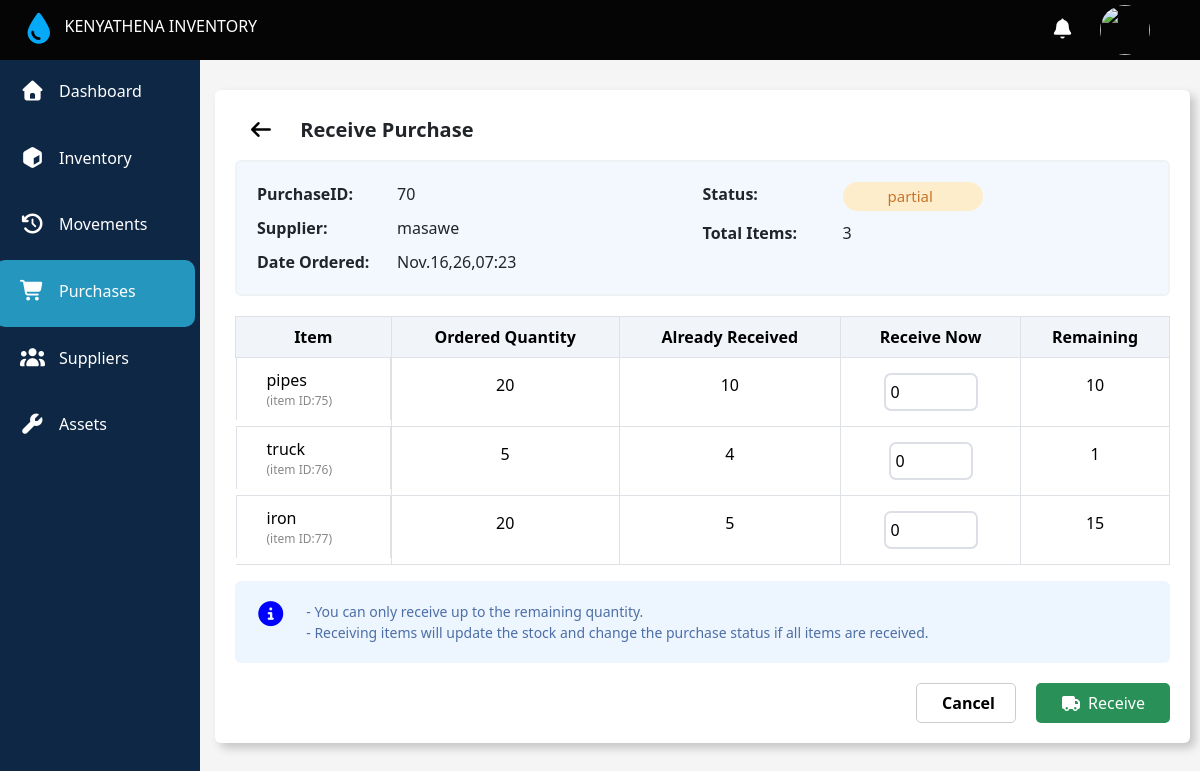
Page /receive/70 on the committed database.
### main/models.py (models this page shows, shortened)
class Purchase(models.Model):
  supplier = models.ForeignKey(Suppliers,on_delete=models.PROTECT,related_name='purchases')
  date_ordered = models.DateTimeField(auto_now_add=True)
  choices=[
    ("pending","Pending"),
    ("partial","Partially Received"),
    ("received","Received")
  ]
  status = models.CharField(max_length=20,choices=choices,default="pending")

class Suppliers(models.Model):
  supplier=models.CharField(max_length=200)
  contact = models.CharField(max_length=200,null=True)
  phone = models.CharField(max_length=15,null=True)
  status =models.BooleanField(default=True ,null=True)
  def __str__(self):
    return self.supplier

class PurchaseItem(models.Model):
   purchase = models.ForeignKey(Purchase,on_delete=models.CASCADE ,related_name='items')
   item = models.CharField(max_length=200)
   quantity_ordered = models.PositiveIntegerField(default=1)
   quantity_received = models.PositiveIntegerField(default=0)
   remaining = models.PositiveIntegerField()

### main/views.py (the view, shortened to what this page needs)
# urls.py: path('receive/<str:purchase_id>',views.receive,name = 'receive'),
def receive(request,purchase_id):
  purchase = Purchase.objects.get(id=purchase_id)
  purchaseItem = purchase.items.all()
  context = {
    'purchase':purchase,
    'purchaseItem':purchaseItem,
  }
  return render(request,'main/purchase_receive.html',context)

### main/templates/main/purchase_receive.html (shortened to what this page needs)
{% extends 'main/base.html' %}
{% block content %}
</head>
<body style="background-color: #f5f5f5;">
 <main>
    <div class="receivePage_title">
        <a href="{% url 'purchase' %}"><i class="fa-solid fa-arrow-left"></i></a> Receive Purchase
    </div>
    <div class="receivePage_status">
      <div class="firstpart">
       <div class="purchase_id">
        <span>PurchaseID:</span> <span>{{purchase.id}}</span>
       </div>
        <div class="supplier">
        <span>Supplier:</span> <span>{{purchase.supplier}}</span>
       </div>
        <div class="date_ordered">
        <span>Date Ordered:</span> <span>{{purchase.date_ordered |date:"M.d,y,H:i"}}</span>
       </div>
      </div>
      <div class="secondpart">
        <div class="status">
        {% if purchase.status == 'pending' %}
          <span>Status:</span> <span class="status_pending">{{purchase.status}}</span>
        {% elif purchase.status == 'partial' %}
           <span>Status:</span> <span class="status_partial">{{purchase.status}}</span>
        {% else %}
            <span>Status:</span> <span class="status_received">{{purchase.status}}</span>
        {% endif %}
       </div>
        <div class="total_items">
        <span>Total Items:</span> <span>{{purchaseItem.count}}</span>
       </div>
      </div>
    </div>
    <form action="{% url 'receive' purchase.id %}" method="POST">
       <div class="purchase-table">
        <table class="table table-bordered">
        <thead>
            <tr class="table_header">
            <th scope="col">Item</th>
            <th scope="col">Ordered Quantity</th>
            <th scope="col">Already Received</th>
            <th scope="col">Receive Now</th>
            <th scope="col">Remaining</th>
            </tr>
        </thead>
        <tbody>
         {% for item in purchaseItem %}
            <tr>
            <td scope="row" class="firstrow">
                <span>{{item.item}}</span>
                <span>(item ID:{{item.id}})</span>
            </td>
            <td class="table-row">{{item.quantity_ordered}}</td>
            <td class="table-row">{{item.quantity_received}}</td>
            <td class="table-row">
                <span><input type="number" value="0" name="receive_{{item.id}}" min="0" max="{{item.remaining}}"></span>
            </td>
            <td class="table-row">{{item.remaining}}</td>
            </tr>
        {% endfor %}
        </tbody>
        </table>
       </div>
      <div class="note">
        <div>
            <i class="fa-solid fa-circle-info"></i>
        </div>
        <div>
            <span>- You can only receive up to the remaining quantity.</span>
             <span>- Receiving items will update the stock and change the purchase status if all items are received.</span>
        </div>
      </div>
      <div class="cancel_receive_button">
        <a href="{% url 'purchase' %}" class="cancel_button">Cancel</a>
        <button type="submit">
            <i class="fa-solid fa-truck"></i>Receive
        </button>
      </div>
    </form>
 </main>
{% endblock content %}

### main/static/main/css/masawe.css (style rules this page uses)
body { margin: 90px 0 0 220px; padding: 0; box-sizing: border-box; background-color: rgb(240, 244, 254); }
html, body { scrollbar-width: none; -ms-overflow-style: none; }

### main/templates/main/navbar.html (style rules this page uses)
a { display: flex; text-decoration: none; color: white; align-items: center; height: 100%; width: 100%; }

### main/templates/main/purchase_receive.html (style rules this page uses)
html { scrollbar-width: none; }
main { margin: 10px 10px 10px -5px; padding: 20px; background-color: white; box-shadow: 5px 5px 10px rgba(0, 0, 0, 0.2); border-radius: 6px; }
.receivePage_title { font-weight: 700; font-size: 20px; }
.receivePage_title a { display: inline; margin-right: 10px; padding:11px 20px 11px 5px; border-radius: 50%; transition:all ease 0.3s; }
.receivePage_title i { padding: 10px 11px; }
.receivePage_title a { text-decoration: none; color: black; }
.receivePage_status { display: grid; grid-template-columns: 1fr 1fr; padding: 20px; background-color:rgb(243, 248, 254) ; border: 2px solid rgb(239, 243, 246); border-radius: 6px; margin-top: 10px; }
.receivePage_status .firstpart, .receivePage_status .secondpart { display: flex; flex-direction: column; row-gap: 10px; }
.receivePage_status .firstpart div, .receivePage_status .secondpart div { display: grid; grid-template-columns: 1fr 1fr; width: 280px; }
.receivePage_status .firstpart div span:first-child, .receivePage_status .secondpart div span:first-child { font-weight: bold; }
.receivePage_status .firstpart div span:last-child, .receivePage_status .secondpart div span:last-child { font-weight: 530; }
.purchase-table { margin-top: 20px; }
.purchase-table .table { text-align: center; }
.purchase-table .table .table_header th { background-color: rgb(241, 244, 249); }
.purchase-table .table tbody tr .firstrow { display: flex; flex-direction: column; align-items: flex-start; padding: 10px; }
.purchase-table .table tbody tr .firstrow span { margin-left: 20px; }
.purchase-table .table tbody tr .firstrow span:last-child { font-size: 12px; color: #888; }
.table tbody .table-row { padding: 15px; }
.table tbody input { border:2px solid rgb(220, 223, 230); padding: 5px; border-radius: 7px; outline: none; }
.note { display: flex; align-items: flex-start; background-color: rgb(237, 245, 255); color: rgb(77, 111, 166); padding: 20px; border-radius: 6px; }
.note div:last-child { display: flex; flex-direction: column; margin-left: 20px; font-size: 14px; }
.note i { font-size: 25px; color: blue; }
.cancel_receive_button { display: flex; justify-content: flex-end; margin-top: 20px; }
.cancel_receive_button a { text-decoration: none; color: black; display: inline-block; width: 100px; border: 1px solid #ccc; padding: 7px 25px; border-radius: 5px; display: inline-block; margin-right: 20px; cursor: pointer; font-weight: bolder; }
.cancel_receive_button button { border: none; color: white; display: flex; align-items: center; border-radius: 5px; cursor: pointer; background-color: rgb(41, 144, 88); padding: 7px 25px; transition: all ease 0.3s; }
.cancel_receive_button button i { margin-right: 7px; }
.status_partial { display: inline-flex; padding: 3px 1px 3px 45px; border-radius: 20px; background:rgb(254, 237, 202); color: rgb(199, 116, 43); font-size: 15px; font-weight: 600; }

### rows in the picture
Purchase: id "70", supplier "masawe", date_ordered "Nov.16,26,07:23", status "partial", count "3"
PurchaseItem: item "pipes", id "75", quantity_ordered "20", quantity_received "10", remaining "10"
PurchaseItem: item "truck", id "76", quantity_ordered "5", quantity_received "4", remaining "1"
PurchaseItem: item "iron", id "77", quantity_ordered "20", quantity_received "5", remaining "15"
